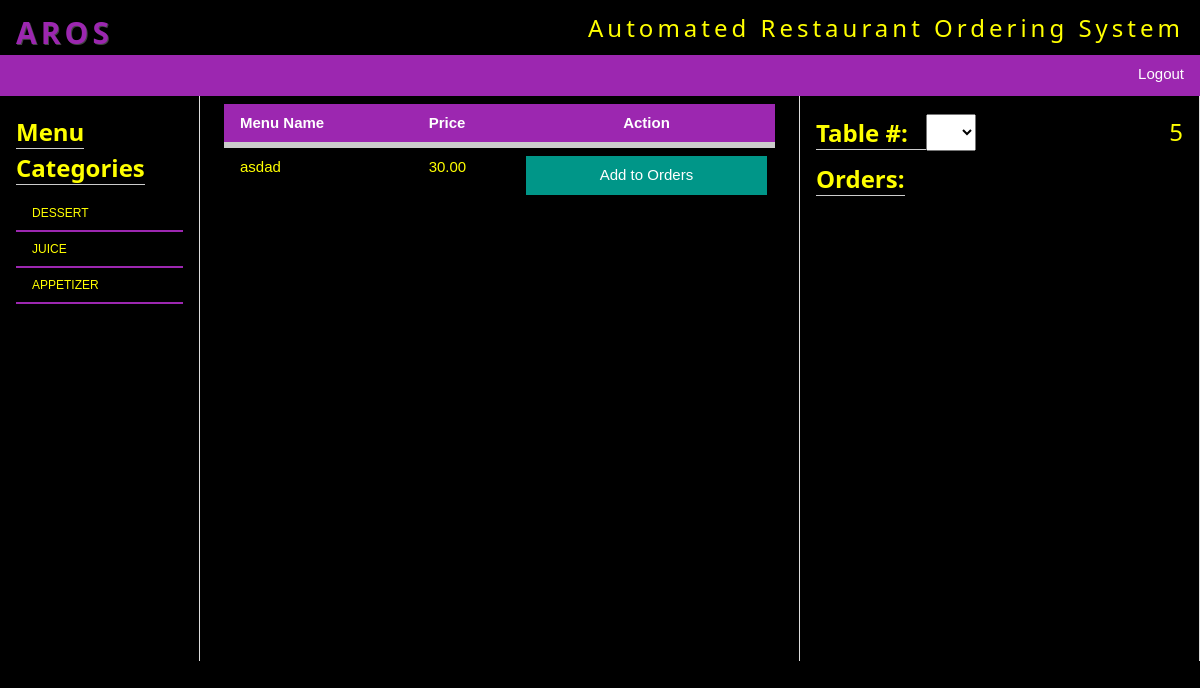
Page /waiter/index.php?cat=2 (signed in) on the committed database.
### tables this page shows
CREATE TABLE `categories` (
  `id` int(3) NOT NULL,
  `category` varchar(255) NOT NULL
);

CREATE TABLE `menu` (
  `id` int(3) NOT NULL,
  `menu` varchar(255) NOT NULL,
  `price` varchar(255) NOT NULL,
  `category` int(3) NOT NULL,
  `image` varchar(255) NOT NULL,
  `availability` int(3) NOT NULL
);

### waiter/index.php (the view, shortened to what this page needs)
<?php
 include "../include/dbconn.php";
?>
<!DOCTYPE html>
<html>
<link rel="stylesheet" href="../css/w3.css">
<link rel="stylesheet" type="text/css" href="../google/fafa.css">
<body onLoad="update();" class="w3-black" style="color:yellow !important;" >
	<div class="w3-row">
		<div class="banner w3-container">
			<div><h2 class="w3-wide" style="margin-bottom:0px;"><strong class="w3-text-purple " style="text-shadow:1px 1px 0 #444">AROS</strong> <small class="w3-right w3-hide-medium w3-hide-small">Automated Restaurant Ordering System</small></h2>
			</div>
		</div>
		<div class="w3-row" id="menu_bar" >
			<div class="w3-row" style=''>
				<div class="w3-bar w3-purple w3-card-2" >
				  <a href="logout.php" class="w3-bar-item w3-button w3-text-white w3-hover-none w3-hover-text-white bar-item w3-hide-small w3-right">Logout</a>
				</div>
			</div>
		</div>
	</div>
	<div class="w3-row">
		<div class="w3-col s2 w3-container w3-padding left_menu_container w3-bar-block w3-hide-small">
			<h3 class="w3-hide-small w3-hide-medium"><strong class="w3-border-bottom">Menu Categories</strong></h3>
			 <div class="w3-block">
				<?php $categories=$mysqli->query("select * from categories");
						  while($cat=mysqli_fetch_assoc($categories)){
						?>
						<a href="?cat=<?php echo $cat['id'];?>" class="w3-bar-item w3-button w3-small"><?php echo $cat['category'];?></a>
						<?php } ?>
			</div>
		</div>
		<div class="w3-half putahe_container w3-padding" id="center_putahe">
			<div class="w3-row-padding">
			<?php if(isset($_GET['cat'])){
				?>
				<table class="w3-table">
					<thead>
						<tr class="w3-bottombar w3-purple">
							<th>Menu Name</th>
							<th>Price</th>
							<th style="text-align:center !important;">Action</th>
						</tr>
					</thead>
					<tbody>
				<?php
			 $menu=$mysqli->query("select * from menu where category='{$_GET['cat']}'");
			 while($list=mysqli_fetch_assoc($menu)){
			    ?>
				<tr>
					<td><?php echo $list['menu']; ?></td>
					<td><?php echo number_format($list['price'],2); ?></td>
					<td>
						<button class="w3-btn w3-teal w3-block add_odrder_btn" id="" onClick="document.getElementById('menu_<?php echo $list['id']; ?>').style.display='block'">Add to Orders</button>
					</td>
				</tr>
			<?php } }?>
					</tbody>
				</table>
			</div>
		</div>
		<div class="w3-col s4 w3-hide-small order_container w3-padding" id="list_of_orders">
        <h3 class="w3-hide-small w3-hide-medium"><strong class="w3-border-bottom">Table #: &nbsp;&nbsp;<select id="table_number" onChange="setTable()"><option></option><?php $table=$mysqli->query("select * from tables"); while($tables=mysqli_fetch_assoc($table)){ ?><option <?php if(isset($_SESSION['table_num'])){if($_SESSION['table_num'] == $tables['tablenumber']) echo "selected"; }?>><?php echo $tables['tablenumber']; ?></option><?php } ?></select></strong><span class="w3-right" id="orderID"><?php if(isset($_SESSION['ORDER_ID']))echo $_SESSION['ORDER_ID']; ?></span></h3>
			<h3 class="w3-hide-small w3-hide-medium"><strong class="w3-border-bottom">Orders:</strong></h3>
		</div>
	</div>
</body>
</html>

### css/w3.css (style rules this page uses)
html { box-sizing:border-box }
*,*:before,*:after { box-sizing:inherit }
html { -ms-text-size-adjust:100%;-webkit-text-size-adjust:100% }
body { margin:0 }
a { background-color:transparent;-webkit-text-decoration-skip:objects }
small { font-size:80% }
button,input,select,textarea { font:inherit;margin:0 }
button,input { overflow:visible }
button,select { text-transform:none }
button,html [type=button],[type=reset],[type=submit] { -webkit-appearance:button }
html,body { font-family:Verdana,sans-serif;font-size:15px;line-height:1.5 }
html { overflow-x:hidden }
h2 { font-size:30px }
h3 { font-size:24px }
h1,h2,h3,h4,h5,h6 { font-family:"Segoe UI",Arial,sans-serif;font-weight:400;margin:10px 0 }
.w3-wide { letter-spacing:4px }
a { color:inherit }
.w3-table,.w3-table-all { border-collapse:collapse;border-spacing:0;width:100%;display:table }
.w3-table td,.w3-table th,.w3-table-all td,.w3-table-all th { padding:8px 8px;display:table-cell;text-align:left;vertical-align:top }
.w3-table th:first-child,.w3-table td:first-child,.w3-table-all th:first-child,.w3-table-all td:first-child { padding-left:16px }
.w3-btn,.w3-button { border:none;display:inline-block;outline:0;padding:8px 16px;vertical-align:middle;overflow:hidden;text-decoration:none;color:inherit;background-color:inherit;text-align:center;cursor:pointer;white-space:nowrap }
.w3-btn,.w3-button { -webkit-touch-callout:none;-webkit-user-select:none;-khtml-user-select:none;-moz-user-select:none;-ms-user-select:none;user-select:none }
.w3-bar { width:100%;overflow:hidden }
.w3-bar .w3-bar-item { padding:8px 16px;float:left;width:auto;border:none;outline:none;display:block }
.w3-bar .w3-button { white-space:normal }
.w3-bar-block .w3-bar-item { width:100%;display:block;padding:8px 16px;text-align:left;border:none;outline:none;white-space:normal;float:none }
.w3-block { display:block;width:100% }
.w3-container:after,.w3-container:before,.w3-panel:after,.w3-panel:before,.w3-row:after,.w3-row:before,.w3-row-padding:after,.w3-row-padding:before, .w3-cell-row:before,.w3-cell-row:after,.w3-clear:after,.w3-clear:before,.w3-bar:before,.w3-bar:after { content:"";display:table;clear:both }
.w3-col,.w3-half,.w3-third,.w3-twothird,.w3-threequarter,.w3-quarter { float:left;width:100% }
.w3-col.s2 { width:16.66666% }
.w3-col.s4 { width:33.33333% }
@media (min-width:601px) { .w3-col.m3,.w3-quarter { width:24.99999% } }
@media (min-width:601px) { .w3-col.m6,.w3-half { width:49.99999% } }
.w3-rest { overflow:hidden }
.w3-row-padding,.w3-row-padding>.w3-half,.w3-row-padding>.w3-third,.w3-row-padding>.w3-twothird,.w3-row-padding>.w3-threequarter,.w3-row-padding>.w3-quarter,.w3-row-padding>.w3-col { padding:0 8px }
.w3-container,.w3-panel { padding:0.01em 16px }
.w3-card,.w3-card-2 { box-shadow:0 2px 5px 0 rgba(0,0,0,0.16),0 2px 10px 0 rgba(0,0,0,0.12) }
.w3-small { font-size:12px!important }
.w3-border-bottom { border-bottom:1px solid #ccc!important }
.w3-bottombar { border-bottom:6px solid #ccc!important }
.w3-padding { padding:8px 16px!important }
.w3-right { float:right!important }
.w3-purple,.w3-hover-purple:hover { color:#fff!important;background-color:#9c27b0!important }
.w3-teal,.w3-hover-teal:hover { color:#fff!important;background-color:#009688!important }
.w3-black,.w3-hover-black:hover { color:#fff!important;background-color:#000!important }
.w3-text-white,.w3-hover-text-white:hover { color:#fff!important }
.w3-text-purple { color:#9c27b0!important }

### waiter/index.php (style rules this page uses)
.w3-bar-item { border-bottom:2px solid #9c27b0 !important; }
@media screen and (min-width: 1025px) { .left_menu_container, .putahe_container, .order_container { border-right:1px solid #ddd; max-height:565px; min-height:565px; overflow-y:auto; } }
body { height: 100vh !important; }

### rows in the picture
categories: category "DESSERT"
categories: category "JUICE"
categories: category "APPETIZER"
menu: menu "asdad", price "30.00"

### other values in the picture
$_SESSION['ORDER_ID'] "5"
